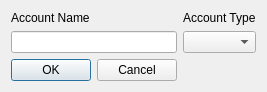
<?xml version="1.0" encoding="UTF-8"?>
<ui version="4.0">
 <class>addType</class>
 <widget class="QDialog" name="addType">
  <property name="geometry">
   <rect>
    <x>0</x>
    <y>0</y>
    <width>249</width>
    <height>86</height>
   </rect>
  </property>
  <property name="windowTitle">
   <string>Dialog</string>
  </property>
  <layout class="QGridLayout" name="gridLayout">
   <item row="0" column="0">
    <widget class="QLabel" name="label">
     <property name="text">
      <string>Account Name</string>
     </property>
    </widget>
   </item>
   <item row="0" column="1">
    <widget class="QLabel" name="label_2">
     <property name="text">
      <string>Account Type</string>
     </property>
    </widget>
   </item>
   <item row="1" column="0">
    <widget class="QLineEdit" name="lineEdit"/>
   </item>
   <item row="1" column="1">
    <widget class="QComboBox" name="comboBox"/>
   </item>
   <item row="2" column="0">
    <widget class="QDialogButtonBox" name="buttonBox">
     <property name="orientation">
      <enum>Qt::Horizontal</enum>
     </property>
     <property name="standardButtons">
      <set>QDialogButtonBox::Cancel|QDialogButtonBox::Ok</set>
     </property>
    </widget>
   </item>
  </layout>
 </widget>
 <resources/>
 <connections>
  <connection>
   <sender>buttonBox</sender>
   <signal>accepted()</signal>
   <receiver>addType</receiver>
   <slot>accept()</slot>
   <hints>
    <hint type="sourcelabel">
     <x>248</x>
     <y>254</y>
    </hint>
    <hint type="destinationlabel">
     <x>157</x>
     <y>274</y>
    </hint>
   </hints>
  </connection>
  <connection>
   <sender>buttonBox</sender>
   <signal>rejected()</signal>
   <receiver>addType</receiver>
   <slot>reject()</slot>
   <hints>
    <hint type="sourcelabel">
     <x>316</x>
     <y>260</y>
    </hint>
    <hint type="destinationlabel">
     <x>286</x>
     <y>274</y>
    </hint>
   </hints>
  </connection>
 </connections>
</ui>
